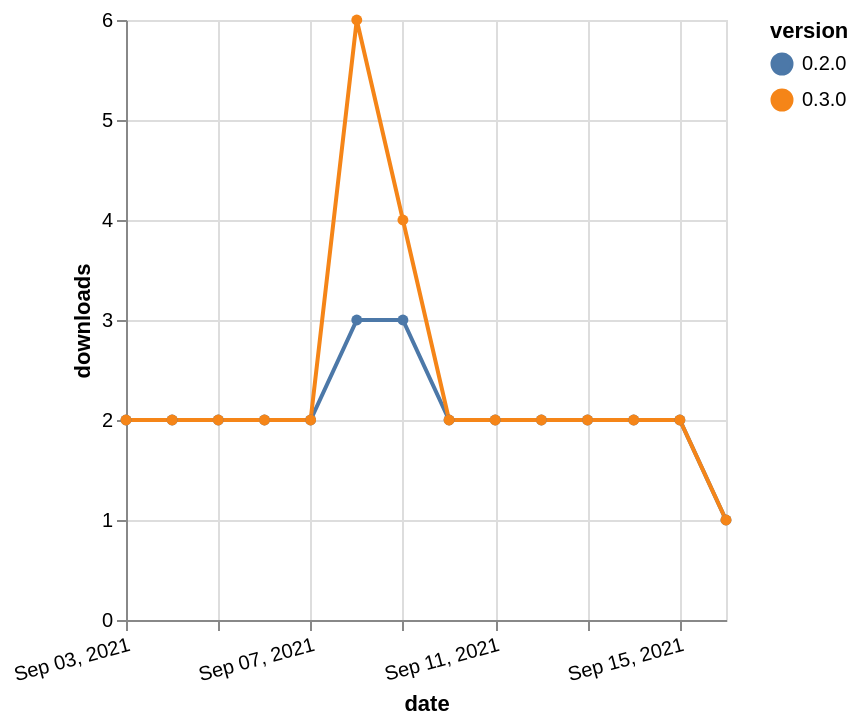

The Vega-Lite source for this figure:
### Vega-Lite specification from a JSON file in a GitHub repository (floating-point values rounded to 4 significant figures)
{"$schema": "https://vega.github.io/schema/vega-lite/v5.json", "description": "A simple bar chart with embedded data.", "data": {"values": [{"date": "2021-09-03", "total": 676, "delta": 2, "version": "0.2.0"}, {"date": "2021-09-04", "total": 678, "delta": 2, "version": "0.2.0"}, {"date": "2021-09-05", "total": 680, "delta": 2, "version": "0.2.0"}, {"date": "2021-09-06", "total": 682, "delta": 2, "version": "0.2.0"}, {"date": "2021-09-07", "total": 684, "delta": 2, "version": "0.2.0"}, {"date": "2021-09-08", "total": 687, "delta": 3, "version": "0.2.0"}, {"date": "2021-09-09", "total": 690, "delta": 3, "version": "0.2.0"}, {"date": "2021-09-10", "total": 692, "delta": 2, "version": "0.2.0"}, {"date": "2021-09-11", "total": 694, "delta": 2, "version": "0.2.0"}, {"date": "2021-09-12", "total": 696, "delta": 2, "version": "0.2.0"}, {"date": "2021-09-13", "total": 698, "delta": 2, "version": "0.2.0"}, {"date": "2021-09-14", "total": 700, "delta": 2, "version": "0.2.0"}, {"date": "2021-09-15", "total": 702, "delta": 2, "version": "0.2.0"}, {"date": "2021-09-16", "total": 703, "delta": 1, "version": "0.2.0"}, {"date": "2021-09-03", "total": 541, "delta": 2, "version": "0.3.0"}, {"date": "2021-09-04", "total": 543, "delta": 2, "version": "0.3.0"}, {"date": "2021-09-05", "total": 545, "delta": 2, "version": "0.3.0"}, {"date": "2021-09-06", "total": 547, "delta": 2, "version": "0.3.0"}, {"date": "2021-09-07", "total": 549, "delta": 2, "version": "0.3.0"}, {"date": "2021-09-08", "total": 555, "delta": 6, "version": "0.3.0"}, {"date": "2021-09-09", "total": 559, "delta": 4, "version": "0.3.0"}, {"date": "2021-09-10", "total": 561, "delta": 2, "version": "0.3.0"}, {"date": "2021-09-11", "total": 563, "delta": 2, "version": "0.3.0"}, {"date": "2021-09-12", "total": 565, "delta": 2, "version": "0.3.0"}, {"date": "2021-09-13", "total": 567, "delta": 2, "version": "0.3.0"}, {"date": "2021-09-14", "total": 569, "delta": 2, "version": "0.3.0"}, {"date": "2021-09-15", "total": 571, "delta": 2, "version": "0.3.0"}, {"date": "2021-09-16", "total": 572, "delta": 1, "version": "0.3.0"}]}, "width": "container", "mark": {"type": "line", "point": {"filled": true}}, "encoding": {"x": {"field": "date", "type": "temporal", "timeUnit": "yearmonthdate", "title": "date", "axis": {"labelAngle": -15}}, "y": {"field": "delta", "type": "quantitative", "title": "downloads"}, "color": {"field": "version", "type": "nominal"}, "tooltip": {"field": "delta"}}}
